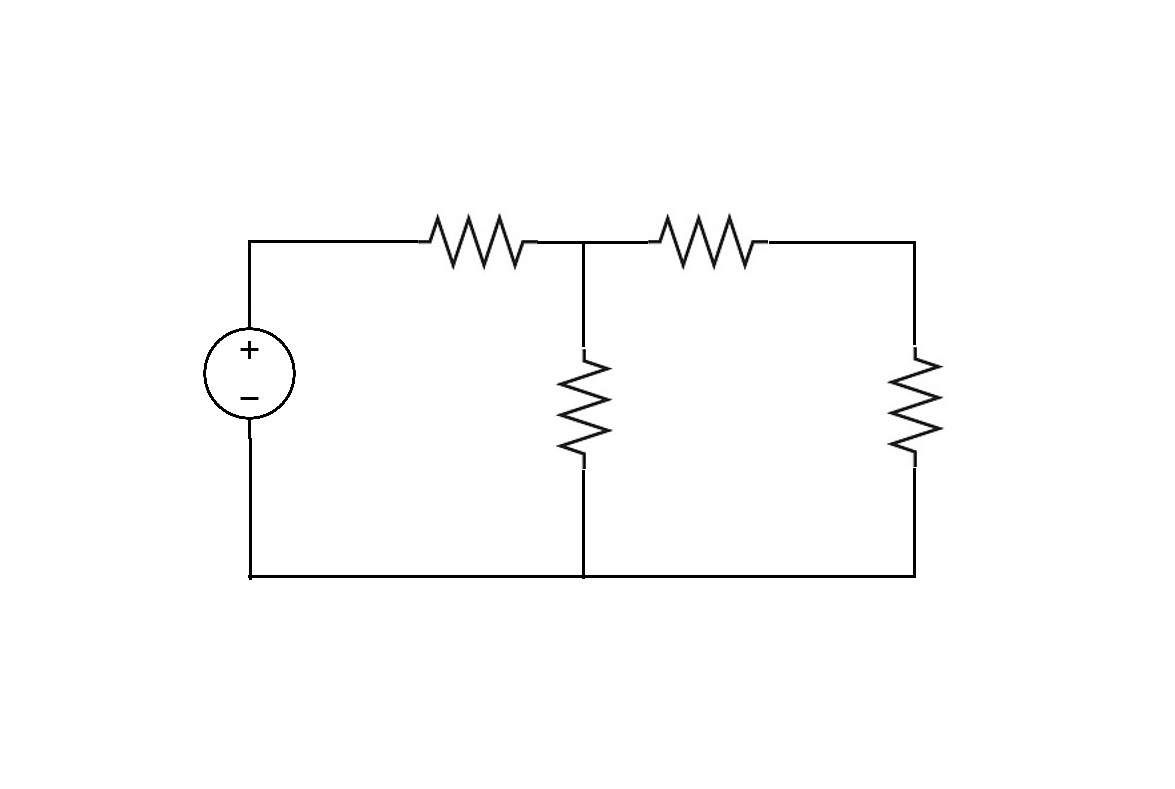
#> input picture circuit3.jpg, 1175 x 789 px
$ python hough.py
#> lines starting #> are read from the running program, lines starting #| are printed output that depends on the picture; after the words box and inside, x2 and y2 are one past the last pixel; in counts of white or black regions, pixels touching at a corner belong together; long printed decimals are rounded
import cv2
import numpy as np
import random


img = cv2.imread("circuit3.jpg")
#> img is the input picture: shape (789, 1175, 3); mean B, G, R 252.1, 252.1, 252.1
gray = cv2.cvtColor(img, cv2.COLOR_BGR2GRAY)

template = cv2.imread("resistor.jpg",0)
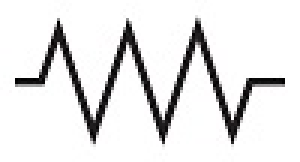
#> input picture resistor.jpg, 100 x 54 px (shown 3 times larger)
#> template: shape (54, 100); min 0, max 255, mean 228.3

w, h = template.shape[::-1]
#> w = 100; h = 54

res = cv2.matchTemplate(gray, template, cv2.TM_SQDIFF_NORMED)
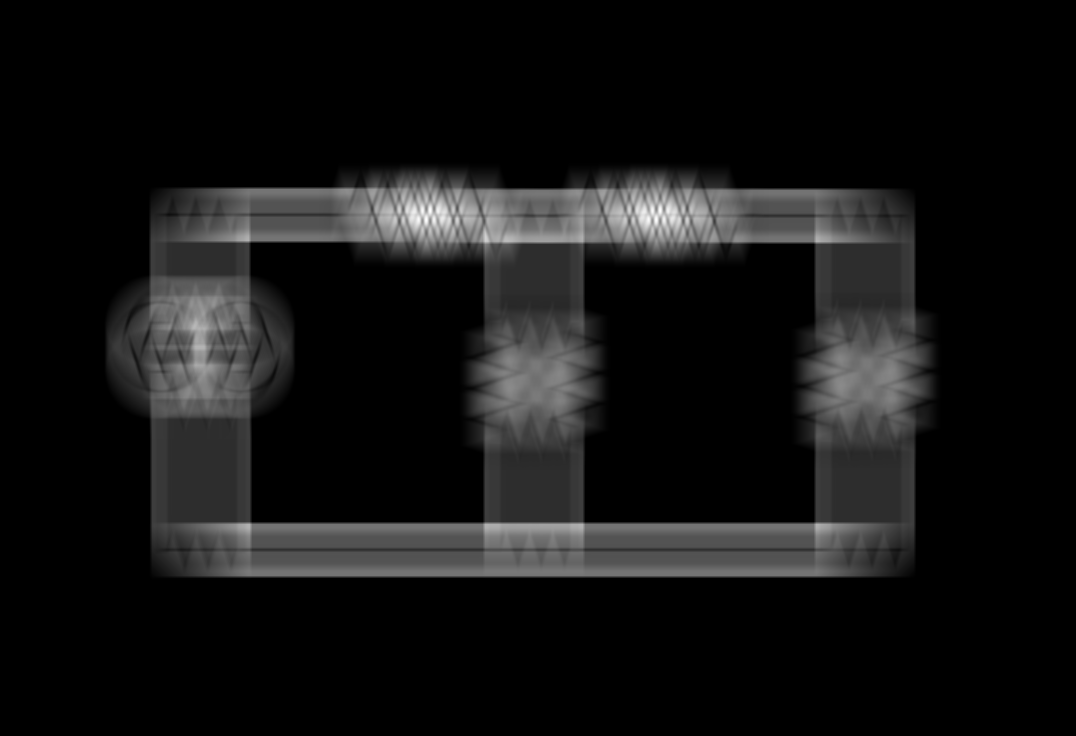
#> res: shape (736, 1076) float32; min 0.0933, max 0.233, mean 0.104; drawn with min black and max white
min_val, max_val, min_loc, max_loc = cv2.minMaxLoc(res)
#> min_val = 0.0933; max_val = 0.233; min_loc = (451, 388); max_loc = (426, 219)

# create threshold from min val, find where sqdiff is less than thresh
print(min_val,max_val)
#| 0.09327 0.2329
match_locations = np.where(res>=0.23)
#> match_locations = 14 positions, rows 209 to 220, columns 418 to 660
print(len(match_locations[0]))
#| 14
# draw template match boxes
w, h = template.shape[::-1]
for (x, y) in zip(match_locations[1], match_locations[0]):
    cv2.rectangle(img, (x, y), (x+w, y+h), [0,255,255], 2)
#> this loop made 14 passes
#> (x, y) on passes 1 to 12: (430, 209), (660, 209), (430, 210), (660, 210), (430, 211), (660, 211), (426, 218), (656, 218), (418, 219), (426, 219), (648, 219), (656, 219)
#> img: shape (789, 1175, 3); 0.63% of pixels changed, all inside (x1, y1, x2, y2) = (417, 208, 762, 276)


edges = cv2.Canny(gray,50,150,apertureSize = 3)
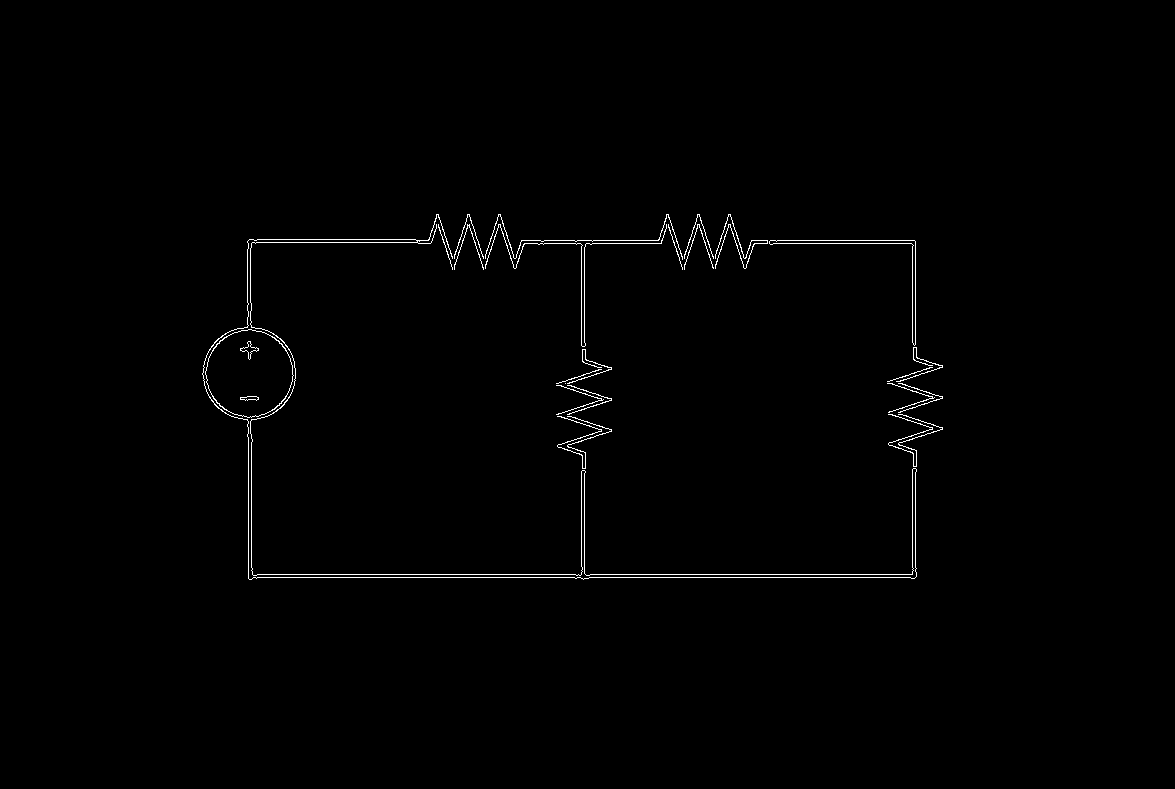
#> edges: shape (789, 1175); 0.74% white in thin lines or dots, all inside (x1, y1, x2, y2) = (202, 214, 943, 580)
minLineLength=100
lines = cv2.HoughLinesP(image=edges,rho=1,theta=np.pi/180, threshold=115,lines=np.array([]), minLineLength=minLineLength,maxLineGap=100)
#> lines = [[248, 577, 915, 577], [248, 574, 916, 574], [416, 240, 914, 240], [418, 243, 915, 243], [915, 571, 915, 241], [581, 578, 581, 244], [912, 578, 912, 244], [249, 239, 508, 239], [247, 242, 520, 242], [584, 578, 584, 247], [248, 578, 248, 240], [251, 579, 251, 243]]
circles = cv2.HoughCircles(gray, cv2.HOUGH_GRADIENT, 2, 2.2)
#> circles = [[251, 373, 44.8], [249, 375, 44.6], [249, 371, 43.6], [245, 369, 41], [617, 291, 104.2]]

a,b,c = lines.shape
#> a = 12; b = 1; c = 4
print(a)
#| 12

for i in range(a):
    b = random.randint(0,256)
    g = random.randint(0, 256)
    r = random.randint(0, 256)
    cv2.line(img, (lines[i][0][0], lines[i][0][1]), (lines[i][0][2], lines[i][0][3]), (b, g, r), 3, cv2.LINE_AA)
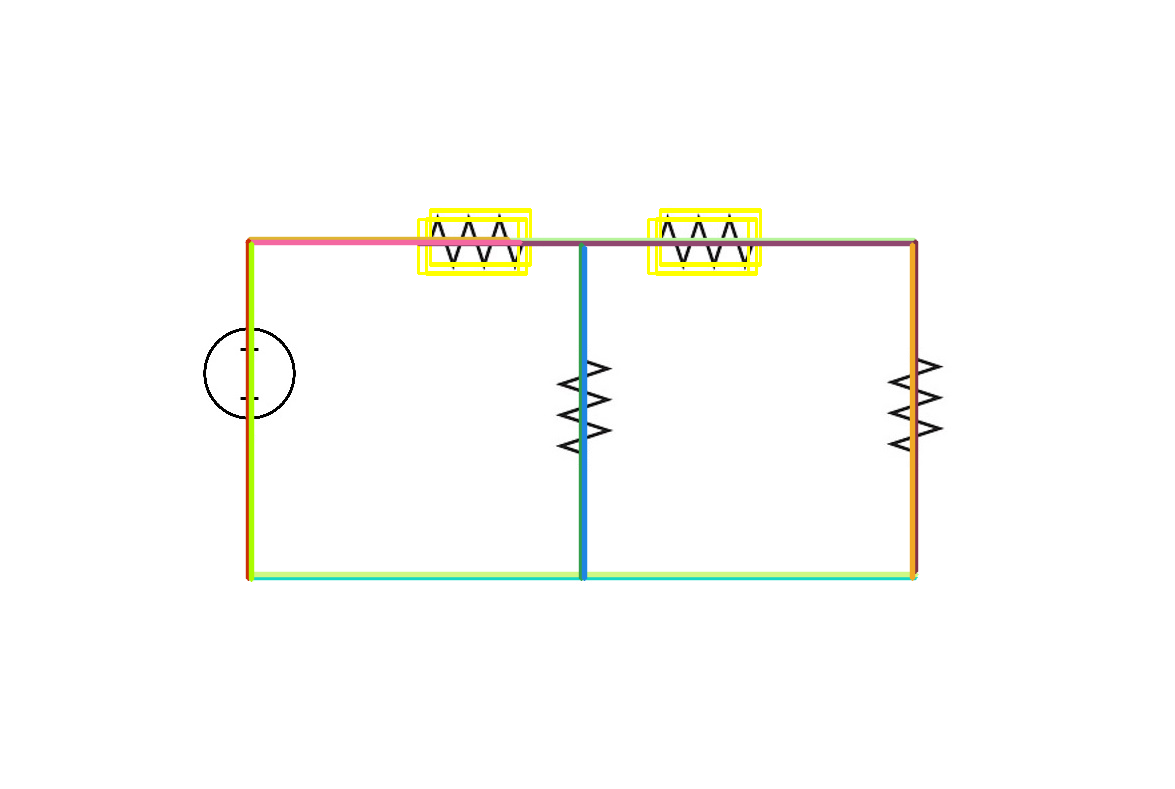
#> img: shape (789, 1175, 3); mean B, G, R 249.4, 252.2, 251.9
                    #start point                            #end point

if circles is not None:
    print(circles.shape)
#| (1, 5, 3)
    # convert the (x, y) coordinates and radius of the circles to integers
    circles = np.round(circles[0, :]).astype("int")
#> circles = [[251, 373, 45], [249, 375, 45], [249, 371, 44], [245, 369, 41], [617, 291, 104]]

    # loop over the (x, y) coordinates and radius of the circles
    for (x, y, r) in circles:

        # draw the circle in the output image, then draw a rectangle
        # corresponding to the center of the circle
        cv2.circle(img, (x, y), r+10, (0, 255, 0), 4)
#> this loop made 5 passes
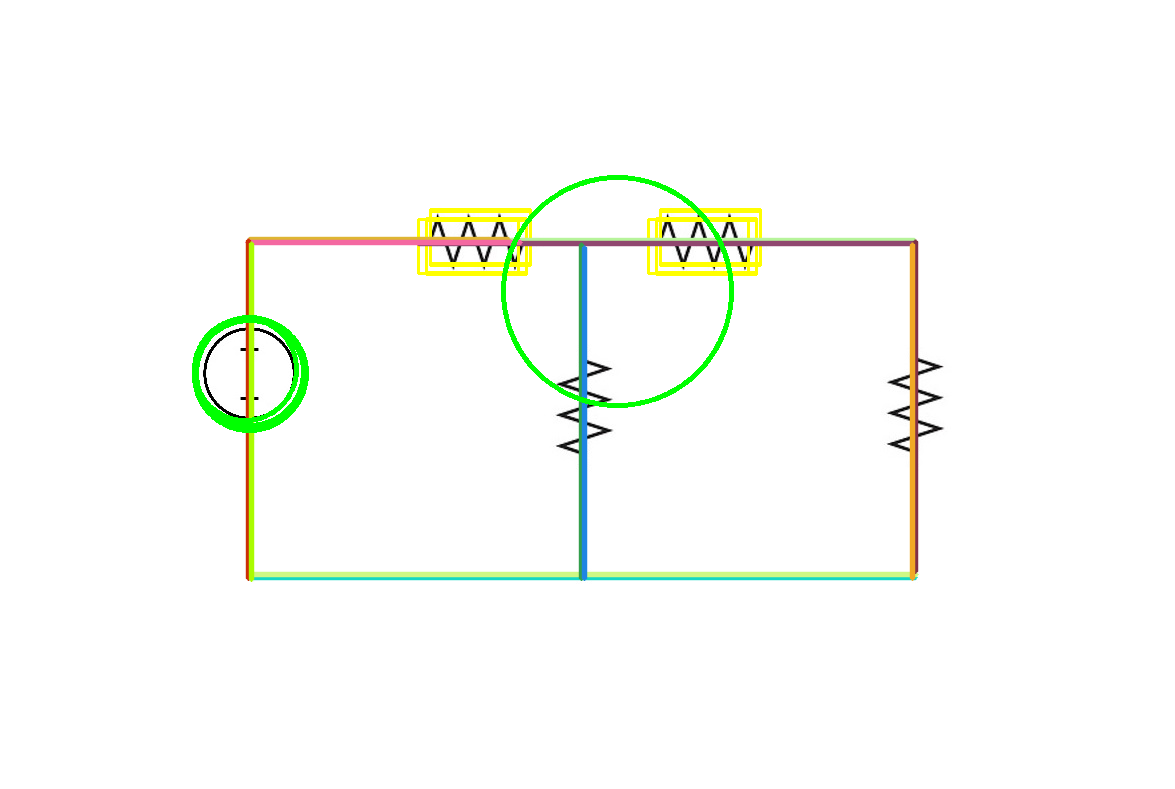
#> img: shape (789, 1175, 3); 0.78% of pixels changed, all inside (x1, y1, x2, y2) = (192, 175, 734, 433)

cv2.imshow('', img)
cv2.waitKey(0)
